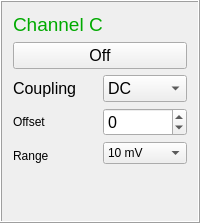
          <widget class="QFrame" name="frame_16">
           <property name="minimumSize">
            <size>
             <width>190</width>
             <height>140</height>
            </size>
           </property>
           <property name="frameShape">
            <enum>QFrame::Box</enum>
           </property>
           <property name="frameShadow">
            <enum>QFrame::Raised</enum>
           </property>
           <layout class="QGridLayout" name="gridLayout_7">
            <item row="0" column="0">
             <widget class="QLabel" name="label_25">
              <property name="text">
               <string>&lt;html&gt;&lt;head/&gt;&lt;body&gt;&lt;p&gt;&lt;span style=&quot; font-size:14pt; color:#00aa00;&quot;&gt;Channel C&lt;/span&gt;&lt;/p&gt;&lt;/body&gt;&lt;/html&gt;</string>
              </property>
             </widget>
            </item>
            <item row="1" column="0">
             <widget class="QPushButton" name="ChannelCButton">
              <property name="font">
               <font>
                <pointsize>12</pointsize>
                <weight>50</weight>
                <bold>false</bold>
               </font>
              </property>
              <property name="text">
               <string>Off</string>
              </property>
             </widget>
            </item>
            <item row="2" column="0">
             <layout class="QHBoxLayout" name="horizontalLayout_7">
              <property name="sizeConstraint">
               <enum>QLayout::SetMinimumSize</enum>
              </property>
              <property name="leftMargin">
               <number>0</number>
              </property>
              <item>
               <layout class="QVBoxLayout" name="verticalLayout_19">
                <item>
                 <widget class="QLabel" name="label_26">
                  <property name="minimumSize">
                   <size>
                    <width>65</width>
                    <height>20</height>
                   </size>
                  </property>
                  <property name="font">
                   <font>
                    <pointsize>12</pointsize>
                    <weight>50</weight>
                    <bold>false</bold>
                   </font>
                  </property>
                  <property name="toolTip">
                   <string>Time between two divisons</string>
                  </property>
                  <property name="text">
                   <string>&lt;html&gt;&lt;head/&gt;&lt;body&gt;&lt;p&gt;Coupling&lt;/p&gt;&lt;/body&gt;&lt;/html&gt;</string>
                  </property>
                 </widget>
                </item>
                <item>
                 <widget class="QLabel" name="label_27">
                  <property name="minimumSize">
                   <size>
                    <width>65</width>
                    <height>20</height>
                   </size>
                  </property>
                  <property name="toolTip">
                   <string>Time between two divisons</string>
                  </property>
                  <property name="text">
                   <string>&lt;html&gt;&lt;head/&gt;&lt;body&gt;&lt;p&gt;Offset&lt;/p&gt;&lt;/body&gt;&lt;/html&gt;</string>
                  </property>
                 </widget>
                </item>
                <item>
                 <widget class="QLabel" name="label_24">
                  <property name="text">
                   <string>Range</string>
                  </property>
                 </widget>
                </item>
               </layout>
              </item>
              <item>
               <layout class="QVBoxLayout" name="verticalLayout_20">
                <item>
                 <widget class="QComboBox" name="ChannelCCouplingComboBox">
                  <property name="minimumSize">
                   <size>
                    <width>45</width>
                    <height>25</height>
                   </size>
                  </property>
                  <property name="font">
                   <font>
                    <pointsize>12</pointsize>
                    <weight>50</weight>
                    <bold>false</bold>
                   </font>
                  </property>
                  <item>
                   <property name="text">
                    <string>DC</string>
                   </property>
                  </item>
                  <item>
                   <property name="text">
                    <string>AC</string>
                   </property>
                  </item>
                 </widget>
                </item>
                <item>
                 <widget class="QSpinBox" name="ChannelCOffsetSpinBox">
                  <property name="minimumSize">
                   <size>
                    <width>45</width>
                    <height>0</height>
                   </size>
                  </property>
                  <property name="font">
                   <font>
                    <pointsize>12</pointsize>
                    <weight>50</weight>
                    <bold>false</bold>
                   </font>
                  </property>
                  <property name="toolTip">
                   <string>Time between two divisons</string>
                  </property>
                  <property name="minimum">
                   <number>-20000</number>
                  </property>
                  <property name="maximum">
                   <number>20000</number>
                  </property>
                  <property name="singleStep">
                   <number>100</number>
                  </property>
                 </widget>
                </item>
                <item>
                 <widget class="QComboBox" name="ChCRangeBox">
                  <property name="currentText">
                   <string>10 mV</string>
                  </property>
                  <item>
                   <property name="text">
                    <string>10 mV</string>
                   </property>
                  </item>
                  <item>
                   <property name="text">
                    <string>20 mV</string>
                   </property>
                  </item>
                  <item>
                   <property name="text">
                    <string>50 mV</string>
                   </property>
                  </item>
                  <item>
                   <property name="text">
                    <string>100 mV</string>
                   </property>
                  </item>
                  <item>
                   <property name="text">
                    <string>200 mV</string>
                   </property>
                  </item>
                  <item>
                   <property name="text">
                    <string>500 mV</string>
                   </property>
                  </item>
                  <item>
                   <property name="text">
                    <string>1 V</string>
                   </property>
                  </item>
                  <item>
                   <property name="text">
                    <string>2 V</string>
                   </property>
                  </item>
                  <item>
                   <property name="text">
                    <string>5 V</string>
                   </property>
                  </item>
                  <item>
                   <property name="text">
                    <string>10 V</string>
                   </property>
                  </item>
                  <item>
                   <property name="text">
                    <string>20 V</string>
                   </property>
                  </item>
                  <item>
                   <property name="text">
                    <string>50 V</string>
                   </property>
                  </item>
                 </widget>
                </item>
                <item>
                 <widget class="QFrame" name="frame_21">
                  <property name="frameShape">
                   <enum>QFrame::StyledPanel</enum>
                  </property>
                  <property name="frameShadow">
                   <enum>QFrame::Raised</enum>
                  </property>
                 </widget>
                </item>
               </layout>
              </item>
             </layout>
            </item>
            <item row="3" column="0">
             <spacer name="verticalSpacer_3">
              <property name="orientation">
               <enum>Qt::Vertical</enum>
              </property>
              <property name="sizeHint" stdset="0">
               <size>
                <width>20</width>
                <height>40</height>
               </size>
              </property>
             </spacer>
            </item>
           </layout>
          </widget>
